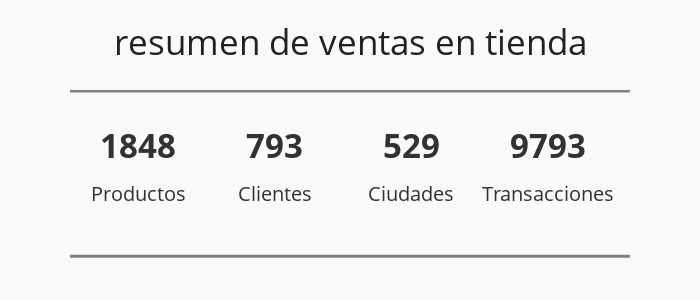

Write notebook code for a chart like this one.
### Code cell
#cliente,producto,meses,ciudad
fig=go.Figure()
fig.add_trace(go.Scatter(
    x=[0, 1, 2, 3],
    y=[1.6, 1.6, 1.6, 1.6],
    mode="text", 
    text=["<span style='font-size:33px'><b>{}</b></span>".format(productos), 
          "<span style='font-size:33px'><b>{}</b></span>".format(clientes),
          "<span style='font-size:33px'><b>{}</b></span>".format(ciudades),
          "<span style='font-size:33px'><b>{}</b></span>".format(transacciones)],
    textposition="bottom center"
))
fig.add_trace(go.Scatter(
    x=[0, 1, 2, 3],
    y=[1.1, 1.1, 1.1, 1.1],
    mode="text", 
    text=["Productos", "Clientes", "Ciudades", "Transacciones"],
    textposition="bottom center"
))
fig.add_hline(y=2.2, line_width=5, line_color='gray')
fig.add_hline(y=0.3, line_width=3, line_color='gray')
fig.update_yaxes(visible=False)
fig.update_xaxes(visible=False)
fig.update_layout(showlegend=False, height=300, width=700, 
                  title='resumen de ventas en tienda', title_x=0.5, title_y=0.9,
                  xaxis_range=[-0.5,3.6], yaxis_range=[-0.2,2.2],
                  plot_bgcolor='#fafafa', paper_bgcolor='#fafafa',
                  font=dict(size=20, color='#323232'),
                  title_font=dict(size=35, color='#222'),
                  margin=dict(t=90,l=70,b=0,r=70), 
    )
fig.show()

### Figure 1 — Plotly figure (JSON) as saved in the notebook; plotly's stock layout.template omitted (floating-point values rounded to 4 significant figures)
{"data": [{"mode": "text", "text": ["<span style='font-size:33px'><b>1848</b></span>", "<span style='font-size:33px'><b>793</b></span>", "<span style='font-size:33px'><b>529</b></span>", "<span style='font-size:33px'><b>9793</b></span>"], "textposition": "bottom center", "type": "scatter", "x": [0, 1, 2, 3], "y": [1.6, 1.6, 1.6, 1.6]}, {"mode": "text", "text": ["Productos", "Clientes", "Ciudades", "Transacciones"], "textposition": "bottom center", "type": "scatter", "x": [0, 1, 2, 3], "y": [1.1, 1.1, 1.1, 1.1]}], "layout": {"font": {"color": "#323232", "size": 20}, "height": 300, "margin": {"b": 0, "l": 70, "r": 70, "t": 90}, "paper_bgcolor": "#fafafa", "plot_bgcolor": "#fafafa", "shapes": [{"line": {"color": "gray", "width": 5}, "type": "line", "x0": 0, "x1": 1, "xref": "x domain", "y0": 2.2, "y1": 2.2, "yref": "y"}, {"line": {"color": "gray", "width": 3}, "type": "line", "x0": 0, "x1": 1, "xref": "x domain", "y0": 0.3, "y1": 0.3, "yref": "y"}], "showlegend": false, "title": {"font": {"color": "#222", "size": 35}, "text": "resumen de ventas en tienda", "x": 0.5, "y": 0.9}, "width": 700, "xaxis": {"range": [-0.5, 3.6], "visible": false}, "yaxis": {"range": [-0.2, 2.2], "visible": false}}}
